Frame 1 (no input): blank canvas, image omitted
Frame 60 (the mouse pressed at the canvas centre just before this capture): blank canvas, image omitted
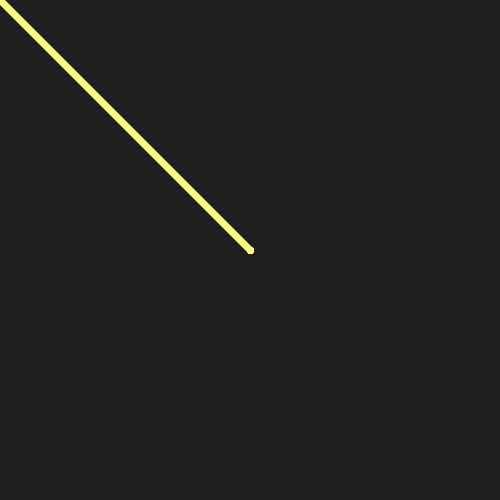
Frame 120 (the mouse held since frame 60 and released just before this capture)

The Processing sketch whose frames 1 and 60 were blank and that drew this single picture after the mouse press (run headless with seeded random() and noise(); from frame 60 on, the mouse is pressed at the canvas centre):

// Processing sketch: fluxo
// ── fluxo.pde
void setup() {
  size(500, 500);
  background(30);
}

void draw() {
  stroke(0+mouseX, 0+mouseY, 0+(mouseX/4)+(mouseY/4));
  strokeWeight(5+mouseX/100);
  //strokeWeight((mouseX - pmouseX) + (mouseY - pmouseY));
  line(pmouseX, pmouseY, mouseX, mouseY);
}
